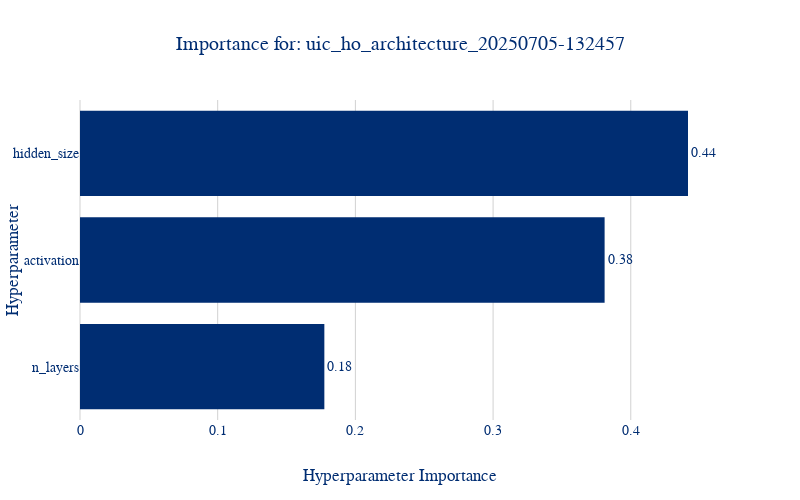

Write notebook code for a chart like this one.
### Markdown cell above
### Individual Importance Plots (Per File)

### Code cell
for filename, df in uic_dfs_dict.items():
    study_name = filename.replace(STUDY_FILE_SUFFIX, '')
    temp_study = create_study_from_df(study_name, df.copy())
    
    fig = optuna.visualization.plot_param_importances(temp_study)
    fig.update_layout(
        title=f"Importance for: {study_name}",
        width=800,
        height=500
    )
    fig.show()

### Figure 1 — Plotly figure (JSON) as saved in the notebook; plotly's stock layout.template omitted (floating-point values rounded to 4 significant figures)
{"data": [{"cliponaxis": false, "hovertemplate": ["n_layers (CategoricalDistribution): 0.17745565857520315<extra></extra>", "activation (CategoricalDistribution): 0.3809904670901282<extra></extra>", "hidden_size (CategoricalDistribution): 0.44155387433466853<extra></extra>"], "name": "Objective Value", "orientation": "h", "text": ["0.18", "0.38", "0.44"], "textposition": "outside", "type": "bar", "x": [0.1775, 0.381, 0.4416], "y": ["n_layers", "activation", "hidden_size"]}], "layout": {"height": 500, "title": {"text": "Importance for: uic_ho_architecture_20250705-132457"}, "width": 800, "xaxis": {"title": {"text": "Hyperparameter Importance"}}, "yaxis": {"title": {"text": "Hyperparameter"}}}}
